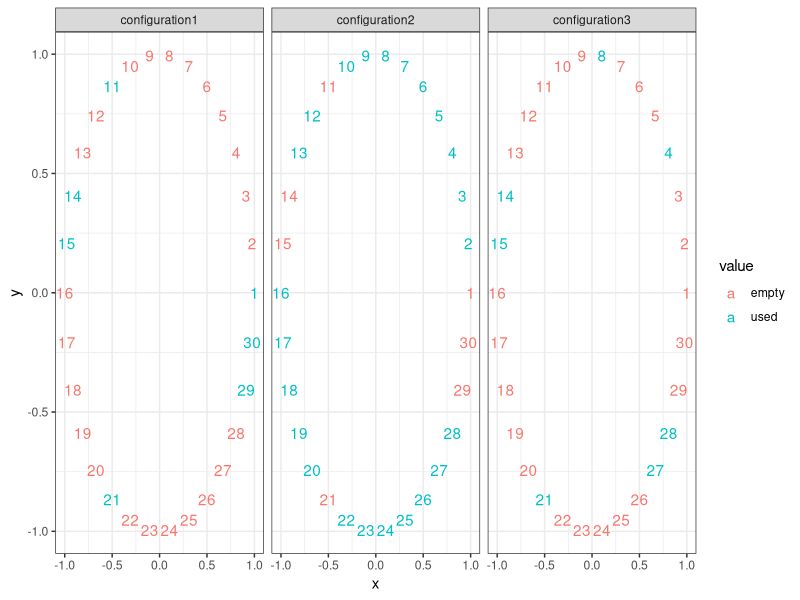

Recreate this plot in R.

## Plotting script for blogpost on balancing a centrifuge.

library(magrittr)
library(plyr)
library(ggplot2)
library(reshape2)

theta <- function(n, N) (n - 1) * 2 * pi / N
tube <- function(theta) c(x = cos(theta), y = sin(theta))

positions <- 1:30
coordinates <- data.frame(position = positions,
                          positions %>% lapply(theta, N = 30) %>% ldply(tube))

coordinates$configuration1 <- coordinates$configuration2 <- coordinates$configuration3 <- "empty"
coordinates$configuration1[c(1, 11, 14, 15, 21, 29, 30)] <- "used"
coordinates$configuration3[c(4, 8, 14, 15, 21, 27, 28)] <- "used"
coordinates$configuration2 <- ifelse(coordinates$configuration1 == "used", "empty", "used")

melted <- melt(coordinates, id.vars = c("x", "y", "position"))
melted$variable <- factor(melted$variable,
                          levels = c("configuration1", "configuration2", "configuration3"))

configuration_plot <- qplot(x = x, y = y, label = position,
                            geom = "text", colour = value,
                            data = melted) +
  facet_wrap(~ variable) +
  theme_bw() 

